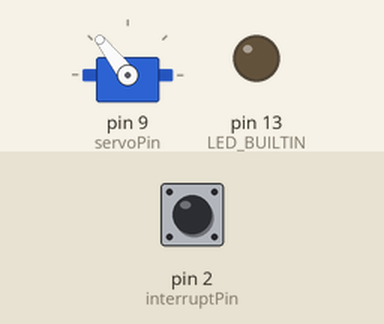
This sketch was run on a simulated Arduino Mega 2560, built with avr-gcc and run on an emulated ATmega2560. On the bench: servo, output pins drawn as LEDs (lit = HIGH). The inputs (shaded band) are chosen by the test bench; at power-on: pin 2 (interruptPin) LOW. The local clock reads 2024-03-15 10:24:30 at power-on unless the sketch sets it; not simulated (calls return 0 or success): arduino_secrets.h.

Above: at 1.2 s.
1.3 s: pin 2 (interruptPin) pulled HIGH for 0.15 s
At 3.8 s:
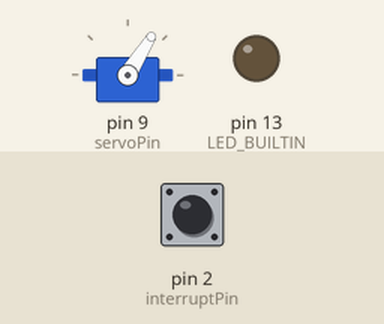
4.4 s: pin 2 (interruptPin) pulled HIGH for 1 s
At 5.4 s:
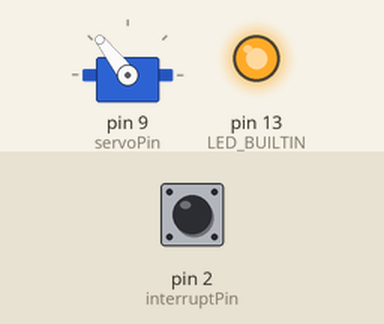
8.4 s: pin 2 (interruptPin) pulled HIGH for 3.2 s
At 9.9 s:
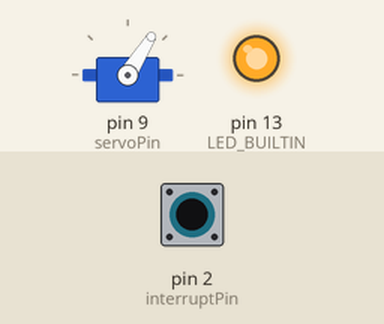
Timing chart, 0 to 12.5 s (numbered marks = the images above; inputs shaded):
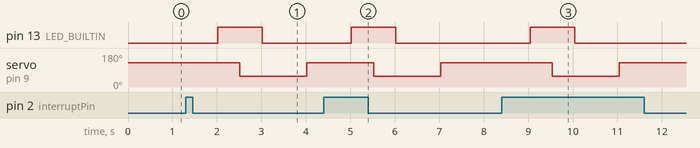

Measured:
- after the input at 1.3 s, pin 13 (LED_BUILTIN): LOW → HIGH after 0.71 s, → LOW 1.0 s later; servo on pin 9 (servoPin): 128° → 58° after 1.2 s, → 128° 1.5 s later
- after the input at 4.4 s, pin 13 (LED_BUILTIN): LOW → HIGH after 0.62 s, → LOW 1.0 s later; servo on pin 9 (servoPin): 128° → 58° after 1.1 s, → 128° 1.5 s later
- after the input at 8.4 s, pin 13 (LED_BUILTIN): LOW → HIGH after 0.64 s, → LOW 1.0 s later; servo on pin 9 (servoPin): 128° → 58° after 1.1 s, → 128° 1.5 s later

The sketch:

RTC_timed_feeder.ino
```cpp
#include "arduino_secrets.h"

/*
Feeds fish on timer

by Jeremy Smith
4/11
*/

#include <DS3231.h>
#include <Wire.h>
#include <Servo.h>

// setup RTC
DS3231 clock;

byte year;
byte month;
byte date;
byte dow;
byte hour;
byte minute;
byte second;

bool century = false;
bool h12Flag;
bool pmFlag;

// Potentiometer (unusued, for future inputs)
int potPin = A0;
int potVal;

// Servo object and position
Servo turningServo;
int servoPin = 9;
int servoPos = 0;
int getFoodPos = 128;
int dropFoodPos = 58;
// For scheduled feeding
byte fiveSec;
bool moveToDropFood = false;

// Interrupt
volatile boolean feedFishFlag = false;  // volatile as interrupts change it
int interruptPin = 2;


/*****************************************************************************************************
 * Setup
 *  - Open Serial and Wire connection
 *  - Explain to the user how to use the program
 *****************************************************************************************************/
void setup() {
  // Start the serial port
  Serial.begin(9600);
  // Start the I2C interface
  Wire.begin();
  // Setup IO
  pinMode(potPin, INPUT);
  pinMode(LED_BUILTIN, OUTPUT);
  digitalWrite(LED_BUILTIN, LOW);

  // pinMode(interruptPin, INPUT_PULLUP);  # Using physical pull down
  attachInterrupt(digitalPinToInterrupt(interruptPin),feedFish,RISING);

  turningServo.attach(servoPin);  // attaches the servo on pin 9 to the servo object
  // turningServo.write(getFoodPos);  // This now dictated by time
}

/*****************************************************************************************************
 * Loop
 *  - Each time we receive the time correction on the Serial
 *  - Set the clock of the DS3231
 *  - Echo the value from the DS3231 during 5 seconds
 *****************************************************************************************************/
void loop() {
  // Print Times
  // year = clock.getYear();
  // month = clock.getMonth(century);
  // date = clock.getDate();
  hour = clock.getHour(h12Flag, pmFlag);
  minute = clock.getMinute();
  second = clock.getSecond();
  // Serial.println("Date: " + (String)(year)+"-"+(String)(month)+"-"+(String)(date)+" "+(String)(hour)+":"+(String)(minute)+":"+(String)(second));

  // Move servo according to hour
  adjustServoWithTime(hour, minute, second);

  // // Move Servo With pin
  // potVal = analogRead(potPin);
  // servoPos = map(potVal, 0, 1023, 30, 150);  // 0,180 for max server angles
  // turningServo.write(servoPos);

  // Feed if button interrupt pressed
  if (feedFishFlag) {
    digitalWrite(LED_BUILTIN, HIGH);
    turningServo.write(getFoodPos);
    delay(500);
    turningServo.write(dropFoodPos);
    delay(500);
    feedFishFlag = false;
    digitalWrite(LED_BUILTIN, LOW);
  }

  // Serial.println("Pot: " + (String)(potVal) + " Ser: " + (String)(servoPos));
  delay(1000);
}

void feedFish() {
    feedFishFlag = true;
}

void adjustServoWithTime(byte hr, byte min, byte sec){
  // // Test Get food every 20s
  // moveToDropFood = ((sec >= 0 && sec < 10) || (sec >= 20 && sec < 30) || (sec >= 40 && sec < 50));
  // Feed at 9am, 12am, 1600 (retrieving more food at 1000, 1300, 1900)
  moveToDropFood = ((hr >= 9 && hr < 10) || (hr >= 12 && hr < 13) || (hr >= 15 && hr < 16));
  // Serial.println("Hr: "+(String)(hr)+",  Drop Food?: "+(String)(moveToDropFood));
  if(moveToDropFood){
    turningServo.write(dropFoodPos);
  } else {
    turningServo.write(getFoodPos);
  }
}
```
